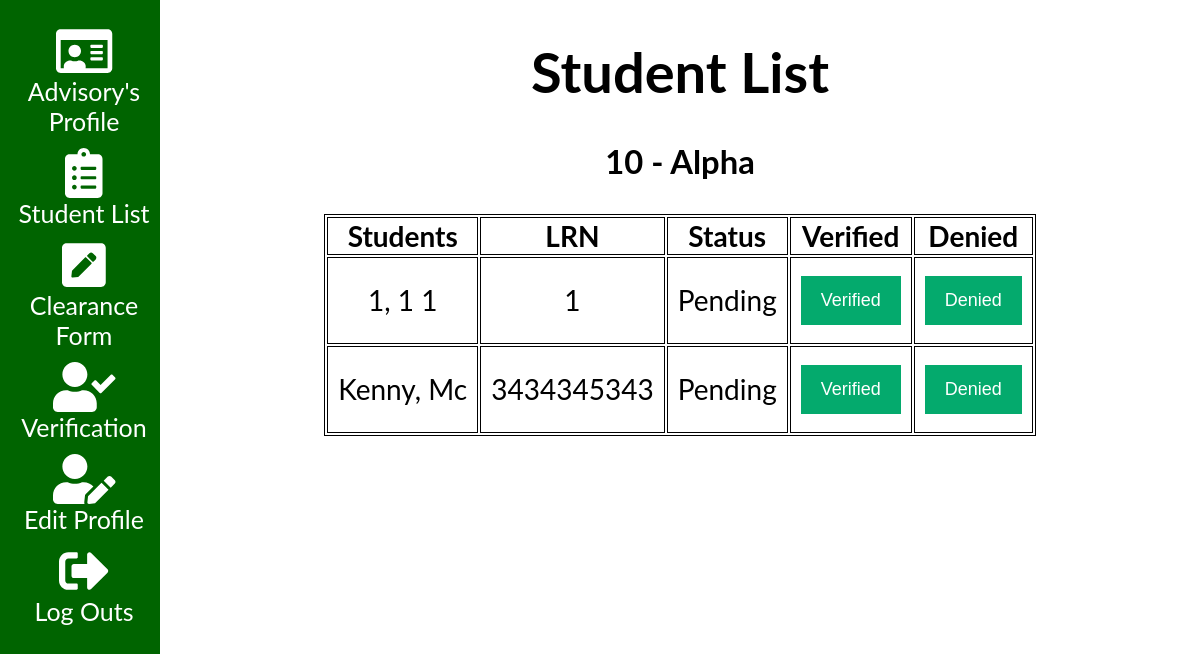
The app's page /verification.php (signed in), older data.
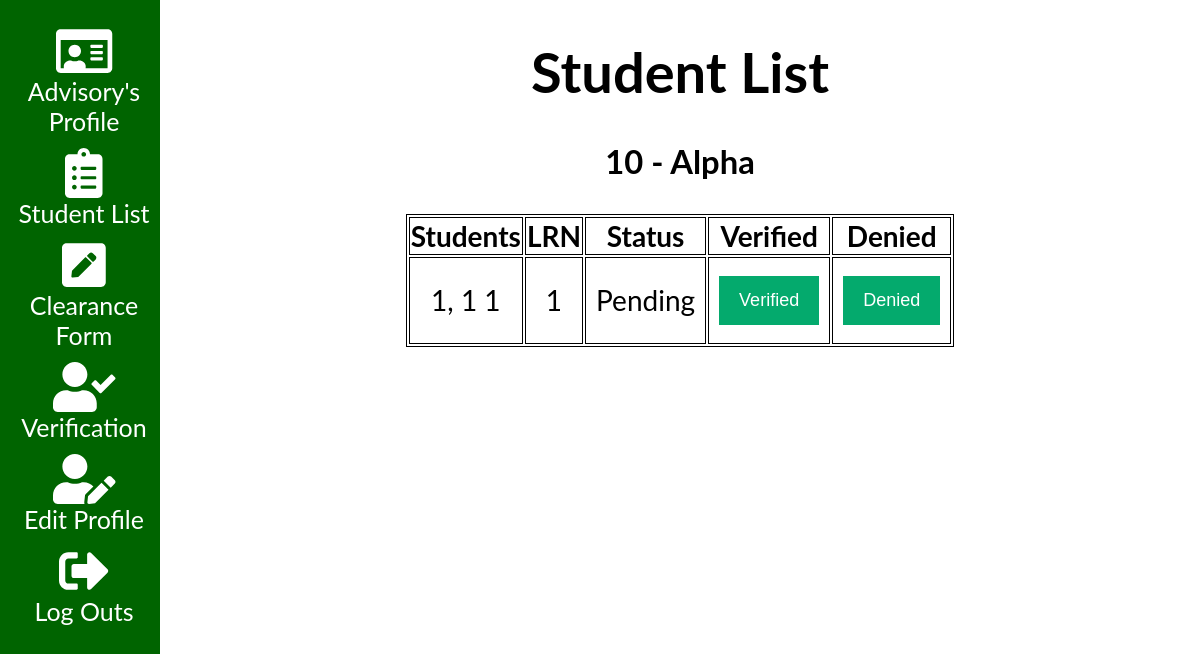
The same page, newer data.
### tables this page shows
CREATE TABLE `student` (
  `student_id` int(11) NOT NULL,
  `first_name` varchar(50) NOT NULL,
  `middle_name` varchar(50) DEFAULT NULL,
  `last_name` varchar(50) NOT NULL,
  `grade` int(2) NOT NULL,
  `section_id` int(11) NOT NULL,
  `lrn` bigint(15) NOT NULL,
  `gender` enum('Male','Female') NOT NULL,
  `contact_number` bigint(15) NOT NULL,
  `birthday` date NOT NULL,
  `address` varchar(50) NOT NULL,
  `username` varchar(50) NOT NULL,
  `password` varchar(50) NOT NULL,
  `status` enum('Pending','Verified') NOT NULL
);

### resources/plugins/verification-table.php (the view)
<?php
$student = "SELECT d.student_id, d.last_name, d.first_name,
d.middle_name, d.lrn,
d.status, c.section_name
FROM teacher a
JOIN lesson_plan b ON  a.teacher_id = b.teacher_id
JOIN section c ON b.section_id = c.section_id
JOIN student d ON b.section_id = d.section_id
WHERE a.teacher_id = $current_id
AND d.status = 'Pending'
ORDER BY d.last_name";
$result = $conn->query($student);
if ($result->num_rows > 0) {
    echo
    "
    <table class='table-list table-to-refresh'>
    <tr>
    <th>Students</th>
    <th>LRN</th>
    <th>Status</th>
    <th>Verified</th>
    <th>Denied</th>
    </tr>";
    while($row = $result->fetch_assoc()) { ?>
            <td align="center"><?php echo $row["last_name"] . ', ' . $row['first_name'] . '  ' . $row['middle_name']; ?></td>
            <td><?php echo $row["lrn"]?></td>
            <td><?php echo $row["status"]?></td>
            <td><button type='submit' name='verified' value="<?php echo $row['student_id'] ?>" onclick="refreshPage();" >Verified</button></td>
            <td><button type='submit' name='denied' value="<?php echo $row['student_id'] ?>" onclick="refreshPage();" >Denied</button></td>
      </tr><?php
    }
    echo "</table>";
    } else {
    echo "0 results";
    }
?>

Row changes from the older to the newer data that the page shows:
no longer on this page (row edited): student: last_name "Kenny", first_name "Mc", lrn "3434345343", status "Pending", $row['student_id'] 3 (drawn)
